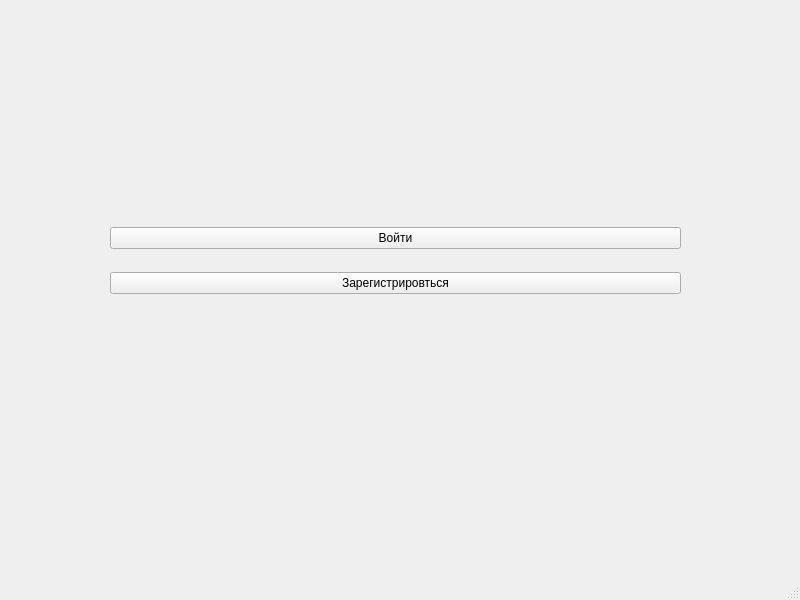
<?xml version="1.0" encoding="UTF-8"?>
<ui version="4.0">
 <class>MainWindow</class>
 <widget class="QMainWindow" name="MainWindow">
  <property name="geometry">
   <rect>
    <x>0</x>
    <y>0</y>
    <width>800</width>
    <height>600</height>
   </rect>
  </property>
  <property name="windowTitle">
   <string>GPTgram login</string>
  </property>
  <widget class="QWidget" name="centralwidget">
   <widget class="QWidget" name="verticalLayoutWidget">
    <property name="geometry">
     <rect>
      <x>110</x>
      <y>210</y>
      <width>571</width>
      <height>101</height>
     </rect>
    </property>
    <layout class="QVBoxLayout" name="verticalLayout">
     <item>
      <widget class="QPushButton" name="enter_button">
       <property name="text">
        <string>Войти</string>
       </property>
      </widget>
     </item>
     <item>
      <widget class="QPushButton" name="register_button">
       <property name="text">
        <string>Зарегистрировться</string>
       </property>
      </widget>
     </item>
    </layout>
   </widget>
  </widget>
  <widget class="QMenuBar" name="menubar">
   <property name="geometry">
    <rect>
     <x>0</x>
     <y>0</y>
     <width>800</width>
     <height>23</height>
    </rect>
   </property>
  </widget>
  <widget class="QStatusBar" name="statusbar"/>
 </widget>
 <resources/>
 <connections/>
</ui>
